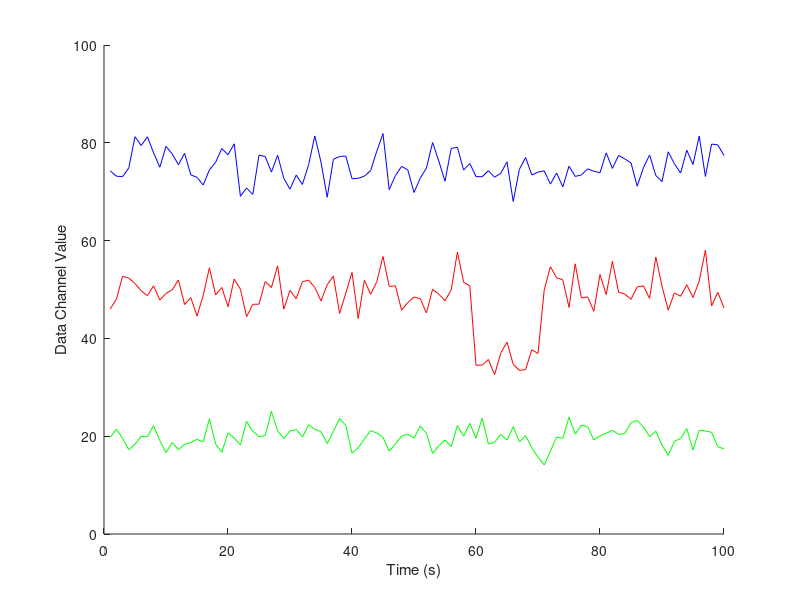

Write MATLAB code to recreate this figure.
% Initial cleanup
close all;
clear;
clc;

% Generate random channels
mean1 = 20;
stddev1 = 2;

mean2 = 50;
stddev2 = 3;

mean3 = 75;
stddev3 = 3;

y1 = stddev1*randn(100,1) + mean1;
y2 = stddev2*randn(100,1) + mean2;
y3 = stddev3*randn(100,1) + mean3;

y2(60:70) = y2(60:70) - 15;

t = 1:100;

% Now, plot!
figure(1);
hold on;
plot(t, y1, 'g');
plot(t, y2, 'r');
plot(t, y3, 'b');
xlabel('Time (s)');
ylabel('Data Channel Value');

